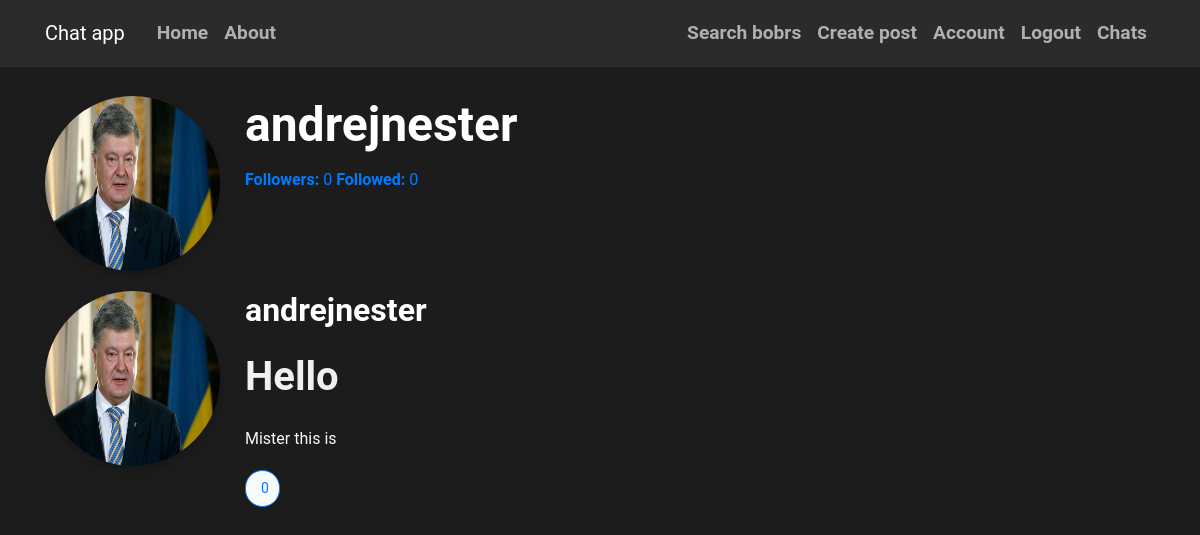
/user_info/andrejnester (signed in), run on the app's committed database.
### flaskblog/models.py (models this page shows, shortened)
class User(db.Model, UserMixin):
    id = db.Column(db.Integer, primary_key=True)
    username = db.Column(db.String(20), unique=True, nullable=False)
    email = db.Column(db.String(120), unique=True, nullable=False)
    image_file = db.Column(db.String(20), nullable=False, default='default.jpg')
    password = db.Column(db.String(60), nullable=False)
    posts = db.relationship('Post', backref='author', lazy=True)
    followed = db.relationship('Follow', foreign_keys='Follow.follower_id',
                               back_populates='follower', lazy='dynamic',
                               cascade='all, delete-orphan')
    followers = db.relationship('Follow', foreign_keys='Follow.followed_id',
                                back_populates='followed', lazy='dynamic',
                                cascade='all, delete-orphan')
    sent_messages = db.relationship('Message', foreign_keys='Message.sender_id',
                                    back_populates='sender', lazy=True)
    received_messages = db.relationship('Message', foreign_keys='Message.recipient_id',
                                        back_populates='recipient', lazy=True)

class Post(db.Model):
    id = db.Column(db.Integer, primary_key=True)
    title = db.Column(db.String(100), nullable=False)
    date_posted = db.Column(db.DateTime, nullable=False, default=datetime.utcnow)
    content = db.Column(db.Text, nullable=False)
    user_id = db.Column(db.Integer, db.ForeignKey('user.id'), nullable=False)
    comments = db.relationship('Comment', backref='post', lazy='dynamic')
    post_likes = db.relationship('Like', back_populates='post', lazy='dynamic')

### flaskblog/routes.py (the view)
@app.route("/user_info/<username>")
def user_info(username):
    user = User.query.filter_by(username=username).first_or_404()
    page = request.args.get('page', 1, type=int)
    posts = Post.query.filter_by(author=user).order_by(Post.date_posted.desc()).paginate(page=page, per_page=5)
    return render_template('user_info.html', user=user, posts=posts)

### flaskblog/models.py (called while the page is built)
@login_manager.user_loader
def load_user(user_id):
    return User.query.get(int(user_id))

### flaskblog/templates/user_info.html (shortened to what this page needs)
{% extends "base.html" %}
{% block content %}
<div class="contain">
  <div class="user-info-section">
    <div class="media">
      <img class="rounded-circle account-img" src="{{ url_for('static', filename='pictures/' + user.image_file) }}" alt="Profile Image">
      <div class="media-body">
        <h2 class="account-heading">{{ user.username }}</h2>
        <a href="{{ url_for('followers',username=user.username)}}"><strong>Followers:</strong> {{ user.followers.count() }}</a>
        <a href="{{ url_for('followed',username=user.username) }}"><strong>Followed:</strong> {{ user.followed.count() }}</a>
      </div>
    </div>
  </div>
  <div class="user-posts-section">
    {% for post in posts %}
    <div class="post-card">
      <div class="media">
        <img class="rounded-circle account-img" src="{{ url_for('static', filename='pictures/' + user.image_file) }}" alt="Profile Image">
        <div class="media-body">
          <h2 class="post-author">{{ post.author.username }}</h2>
              <h2><a class="article-title" href="{{ url_for('post',post_id=post.id) }}">{{ post.title }}</a></h2>
          <p class="post-content">{{ post.content }}</p>
          <button class="comment-button">
     {{ post.comments.count() }}
</button>
        </div>
      </div>
    </div>
    {% endfor %}
  </div>
</div>
{% endblock %}

### flaskblog/static/main.css (style rules this page uses)
body { background: #1c1c1c; color: #f8f8f8; margin-top: 6rem; font-family: 'Roboto', sans-serif; line-height: 1.8; }
h1, h2, h3, h4, h5, h6 { color: #ffffff; margin-bottom: 1.5rem; font-weight: 700; }
.article-title { color: #f0f0f0; font-size: 2.5rem; font-weight: 600; }
.account-img { height: 175px; width: 175px; margin-right: 25px; margin-bottom: 20px; border-radius: 50%; box-shadow: 0 5px 10px rgba(0, 0, 0, 0.2); }
.account-heading { font-size: 3rem; color: #ffffff; margin-bottom: 0.8rem; }
button, input[type="submit"] { background-color: #444444; color: #ffffff; border: none; border-radius: 6px; padding: 12px 25px; font-size: 1.2rem; cursor: pointer; transition: background-color 0.3s ease; }
.comment-button { background-color: #f8f9fa; border: 1px solid #007bff; color: #007bff; font-size: 14px; padding: 5px 10px; border-radius: 20px; display: flex; align-items: center; cursor: pointer; transition: background-color 0.3s, color 0.3s; }

### data on the page
User: image_file (placeholder picture), username "andrejnester"
Post: image_file (placeholder picture), author.username "andrejnester", title "Hello", content "Mister this is", comments.count "0"

### other printed values
{{ user.followers.count() }} "0"
{{ user.followed.count() }} "0"
